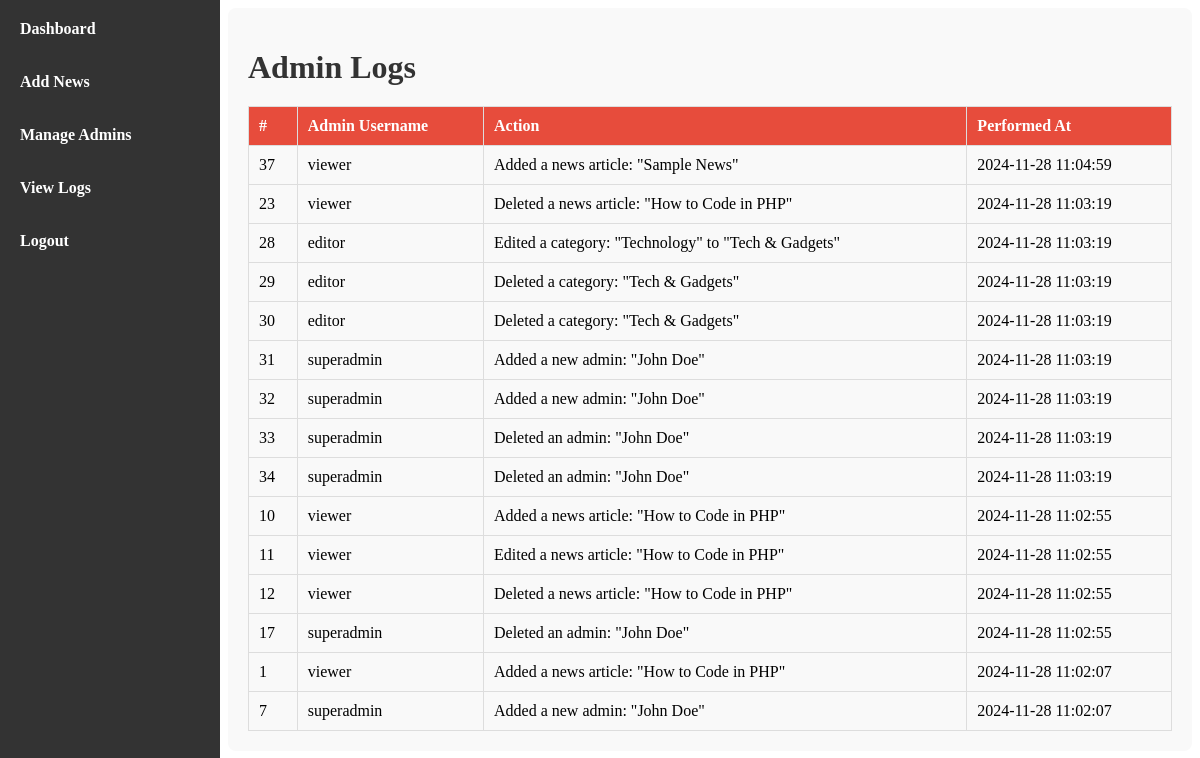
The page /admin/view_logs.php (signed in) on the database its author committed.
### tables this page shows
CREATE TABLE `admin_logs` (
  `id` int(11) NOT NULL,
  `admin_id` int(11) NOT NULL,
  `action` text NOT NULL,
  `performed_at` datetime DEFAULT current_timestamp()
);

### admin/view_logs.php (the view, shortened to what this page needs)
<?php
require_once '../db/connection.php';
$query = "
    SELECT admin_logs.id, admins.username, admin_logs.action, admin_logs.performed_at
    FROM admin_logs
    INNER JOIN admins ON admin_logs.admin_id = admins.id
    ORDER BY admin_logs.performed_at DESC
";
$result = $conn->query($query);
?>
<!DOCTYPE html>
<html lang="en">
<head>
    <link rel="stylesheet" href="../style/admin.css">
</head>
<body>
    <?php include '../components/admin_navbar.php'; ?>
    <div class="dashboard-container">
        <h1>Admin Logs</h1>
        <table class="admins-table">
            <thead>
                <tr>
                    <th>#</th>
                    <th>Admin Username</th>
                    <th>Action</th>
                    <th>Performed At</th>
                </tr>
            </thead>
            <tbody>
                <?php while ($log = $result->fetch_assoc()): ?>
                    <tr>
                        <td><?= $log['id'] ?></td>
                        <td><?= htmlspecialchars($log['username']) ?></td>
                        <td><?= htmlspecialchars($log['action']) ?></td>
                        <td><?= $log['performed_at'] ?></td>
                    </tr>
                <?php endwhile; ?>
            </tbody>
        </table>
    </div>
</body>
</html>

### style/admin.css (style rules this page uses)
.dashboard-container { margin-left: 220px; padding: 20px; background-color: #f9f9f9; border-radius: 8px; }
.dashboard-container h1 { color: #333; margin-bottom: 20px; }
.admins-table { width: 100%; border-collapse: collapse; margin-top: 20px; }
.admins-table th, .admins-table td { padding: 10px; border: 1px solid #ddd; text-align: left; }
.admins-table th { background-color: #e74c3c; color: #fff; }

### rows shown on the page
admin_logs: id "37", admin.username "viewer", action "Added a news article: \"Sample News\"", performed_at "2024-11-28 11:04:59"
admin_logs: id "23", admin.username "viewer", action "Deleted a news article: \"How to Code in PHP\"", performed_at "2024-11-28 11:03:19"
admin_logs: id "28", admin.username "editor", action "Edited a category: \"Technology\" to \"Tech & Gadgets\"", performed_at "2024-11-28 11:03:19"
admin_logs: id "29", admin.username "editor", action "Deleted a category: \"Tech & Gadgets\"", performed_at "2024-11-28 11:03:19"
admin_logs: id "30", admin.username "editor", action "Deleted a category: \"Tech & Gadgets\"", performed_at "2024-11-28 11:03:19"
admin_logs: id "31", admin.username "superadmin", action "Added a new admin: \"John Doe\"", performed_at "2024-11-28 11:03:19"
admin_logs: id "32", admin.username "superadmin", action "Added a new admin: \"John Doe\"", performed_at "2024-11-28 11:03:19"
admin_logs: id "33", admin.username "superadmin", action "Deleted an admin: \"John Doe\"", performed_at "2024-11-28 11:03:19"
admin_logs: id "34", admin.username "superadmin", action "Deleted an admin: \"John Doe\"", performed_at "2024-11-28 11:03:19"
admin_logs: id "10", admin.username "viewer", action "Added a news article: \"How to Code in PHP\"", performed_at "2024-11-28 11:02:55"
admin_logs: id "11", admin.username "viewer", action "Edited a news article: \"How to Code in PHP\"", performed_at "2024-11-28 11:02:55"
admin_logs: id "12", admin.username "viewer", action "Deleted a news article: \"How to Code in PHP\"", performed_at "2024-11-28 11:02:55"
admin_logs: id "17", admin.username "superadmin", action "Deleted an admin: \"John Doe\"", performed_at "2024-11-28 11:02:55"
admin_logs: id "1", admin.username "viewer", action "Added a news article: \"How to Code in PHP\"", performed_at "2024-11-28 11:02:07"
admin_logs: id "7", admin.username "superadmin", action "Added a new admin: \"John Doe\"", performed_at "2024-11-28 11:02:07"
